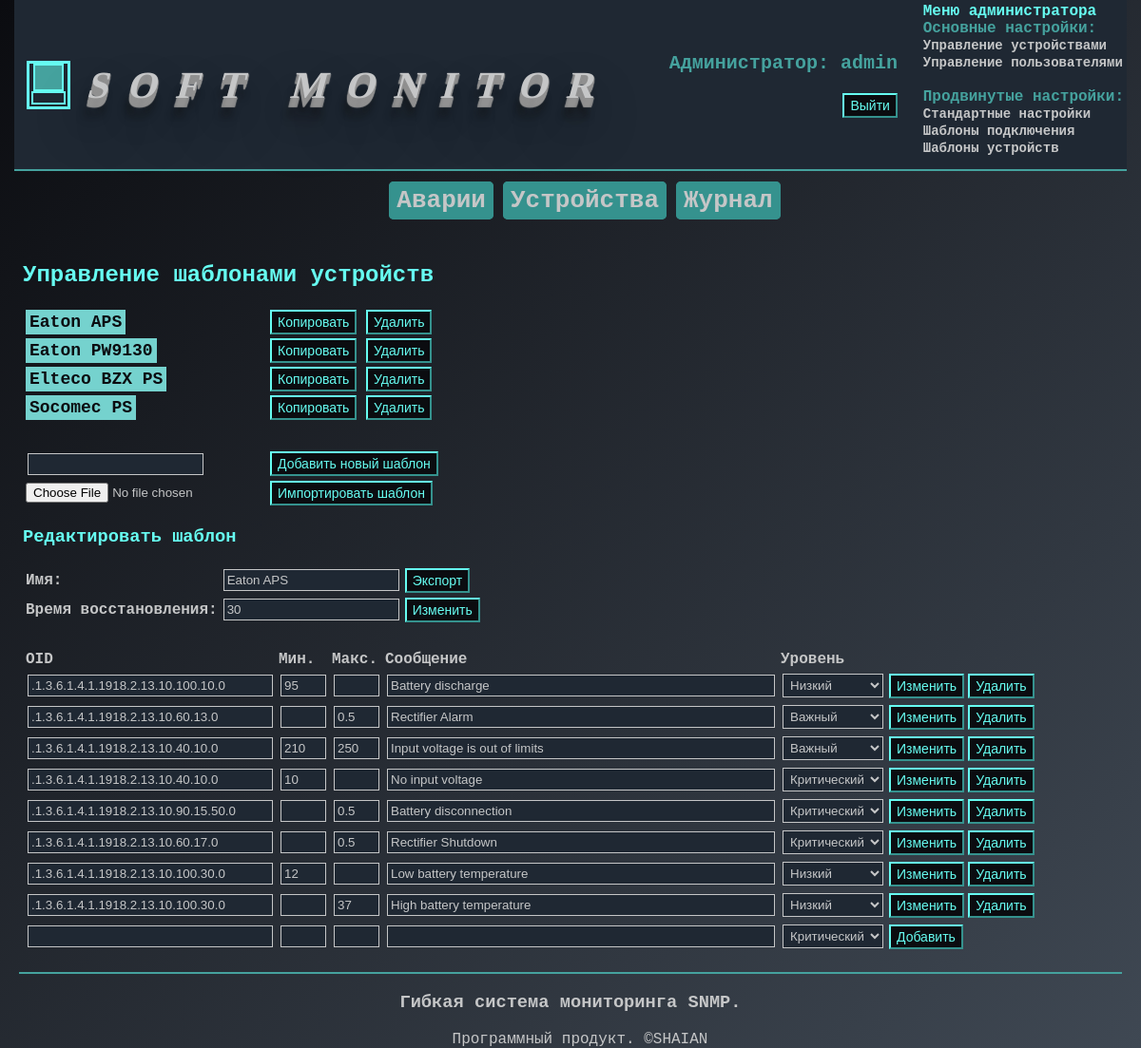
/admin/template?id=1 (signed in), run on the app's committed database.
### tables this page shows
CREATE TABLE `templates` (
  `id` int(10) UNSIGNED NOT NULL,
  `name` varchar(50) NOT NULL,
  `recover_time` int(10) UNSIGNED NOT NULL
);

CREATE TABLE `oids` (
  `id` int(10) UNSIGNED NOT NULL,
  `oid` varchar(100) NOT NULL,
  `low` VARCHAR(10) NOT NULL,
  `high` VARCHAR(10) NOT NULL,
  `message` varchar(256) NOT NULL,
  `level` INT(1) UNSIGNED NOT NULL,
  `template_id` int(10) UNSIGNED NOT NULL
);

### classes/adminrenderer.php (called while the page is built, shortened)
<?php
class AdminRenderer extends Renderer
{
    protected function view($method): string
    {
        return './pages/admin/'.$method.'.php';
    }
    public function template()
    {
        $template = new Template;
        if (isset($_GET['id'])) {
            $templ = $template->getById($_GET['id']);
        }
        $temps = $template->getAll('id, name', 'name');
        include_once $this->view(__FUNCTION__);
    }
}

### classes/service/database.php (called while the page is built, shortened)
<?php
class Database
{
    private static $connection;
    private $limit = '';
    private $main;
    private $order = '';
    private $query = '';
    private $table;
    private $where = '';
    private $pdo;
    private $charset = 'utf8';
    private $dbname;
    private $host;
    private $login;
    private $pass;
    private function __construct()
    {
        $dsn = 'mysql:dbname=' . $this->dbname . ';host=' . $this->host .
                ';charset=' . $this->charset;
        try {
            $this->pdo = new PDO($dsn, $this->login, $this->pass);
        } catch (PDOException $e) {
            echo 'Connection failure: ' . $e->getMessage();
        }
    }
    private function buildQuery(): string
    {
        if ($this->main == 'TRUNCATE') {
            return $this->query;
        } elseif ($this->main == 'SELECT') {
            return $this->query . $this->where . $this->order . $this->limit;
        } else {
            return $this->query . $this->where;
        }
    }
    private function checkQuery(string $main): void
    {
        $this->main = $main;
    }
    private static function formColumnList(string $columns): string
    {
        $cols = '';
        $columns = explode(',', $columns);
        for ($i = 0; $i < count($columns); $i++) {
            $cols .= '`' . trim($columns[$i]) . '`, ';
        }
        return substr($cols, 0, -2);
    }
    private function setSettings(): void
    {
        $this->dbname = DB_NAME;
        $this->host = DB_HOST;
        $this->login = DB_LOGIN;
        $this->pass = DB_PASS;
    }
    public static function db(): Database
    {
        if (empty(self::$connection)) {
            self::$connection = new self;
        }
        return self::$connection;
    }
    public function end(): void
    {
        $this->limit = '';
        $this->order = '';
        $this->where = '';
    }
    public function fetch(int $one = 0, $end = true, $column = PDO::FETCH_ASSOC)
    {
        $query = $this->buildQuery();
        $pdo = $this->pdo->prepare($query);
        $pdo->execute();
        if ($one === 0) {
            $res = $pdo->fetchAll($column);
        } else {
            $res = $pdo->fetch($column);
        }
        return $res;
    }
    public function order(string $column, $desc = ''): Database
    {
        $query = 'ORDER BY `' . trim($column) . '`' . $desc . ' ';
        $this->order = $query;
        return $this;
    }
    public function select(string $columns = ''): Database
    {
        $query = 'SELECT ';
        if ($columns === '') {
            $query .= '* ';
        } elseif ($columns === 'COUNT') {
            $query .= 'COUNT(*) ';
        } else {
            $query .= self::formColumnList($columns);
        }
        $query .= ' FROM ' . $this->table . ' ';
        $this->query = $query;
        return $this;
    }
    public function table(string $table): Database
    {
        $this->table = '`' . $table . '` ';
        return $this;
    }
    public function where(string $col, $val, string $compare = '', $op = 'AND'): Database
    {
        if ($this->where != '') {
            $query = $op . ' ';
        } else {
            $query = 'WHERE ';
        }
        if ($compare == '') {
            $compare = '=';
        }
        $query .= '`' . $col . '` ' . $compare . ' \'' . $val . '\' ';
        $this->where .= $query;
        return $this;
    }
}

### classes/data/dbcon_trait.php (called while the page is built, shortened)
<?php
trait Dbcon
{
    public function __construct()
    {
        $this->db = Database::db();
    }
}

### classes/data/datachanger_abs.php (called while the page is built, shortened)
<?php
abstract class Datachanger
{
    public function getAll(
            string $columns = '',
            $order = 0,
            $desc = '',
            int $limit = 0,
            int $offset = 0,
            $search = ''
            ): array
    {
        $this->db
                ->table($this->table)
                ->select($columns);
        if ($order !== 0) {
            $this->db->order($order, $desc);
        }
        return $this->db->fetch();
    }
    public function getById(int $id): array
    {
        return $this->db
                ->table($this->table)
                ->select()
                ->where('id', $id)
                ->fetch(1);
    }
}

### classes/data/template.php (called while the page is built, shortened)
<?php
class Template extends Datachanger
{
    public function getById(int $id): array
    {
        $oids = new Oid;
        $oid_list = $oids->getByTemplateId($id);
        $templates = parent::getById($id);
        $templates['oids'] = $oid_list;
        return $templates;
    }
}

### classes/data/oid.php (called while the page is built, shortened)
<?php
class Oid extends Datachanger
{
    protected $table = 'oids';
    public function getByTemplateId(int $id): array
    {
        return $this->db
                ->table($this->table)
                ->select()
                ->where('template_id', $id)
                ->fetch();
    }
}

### pages/admin/template.php (the view, shortened to what this page needs)
<div class="cols_2">
    <div>
        <h2><?= ADMIN_TEMPLATE_HEADER ?></h2>
        <table>
            <?php foreach ($temps as $t) { ?>
                <form action="./template" method="post">
                    <tr>
                        <td>
                            <a href="?id=<?= $t['id'] ?>"><?= $t['name'] ?></a>
                        </td>
                        <td>
                            <input type="submit" name="copy" value="<?= COPY_BUTTON ?>">
                            <input type="submit" name="delete_template" value="<?= DELETE_BUTTON ?>">
                        </td>
                    </tr>
                </form>
            <?php } ?>
            <form action="" method="post">
                <tr class="add">
                    <td>
                        <input type="text" name="name" required>
                    </td>
                    <td colspan="2">
                        <input type="submit" name="add_template" value="<?= ADMIN_ADD_TEMPLATE ?>">
                    </td>
                </tr>
            </form>
            <form action="" method="post" enctype="multipart/form-data">
                <tr>
                    <td>
                        <input type="file" name="tmplt" required>
                    </td>
                    <td>
                        <input type="submit" name="upload" value="<?= IMPORT_BUTTON ?>" >
                    </td>
                </tr>
            </form>
        </table>
    </div>
    <?php if (isset($_GET['id'])) { ?>
        <div>
            <h3><?= ADMIN_EDIT_TEMPLATE ?></h3>
            <table>
                <form action="" method="post">
                    <tr>
                        <th><?= WORD_NAME ?>:</th>
                        <td>
                            <input type="text" name="name" value="<?= $templ['name'] ?>" required>
                        </td>
                        <td>
                            <input type="submit" name="export" value="<?= EXPORT_BUTTON ?>">
                        </td>
                    </tr>
                    <tr>
                        <th><?= ADMIN_REC_TIME ?>:</th>
                        <td>
                            <input type="number" name="recover_time" value="<?= $templ['recover_time'] ?>" required>
                        </td>
                        <td>
                            <input type="submit" name="change" value="<?= CHANGE_BUTTON ?>">
                        </td>
                    </tr>
                    <tr><td class="space"></td></tr>
            </table>
            <table>
                <tr>
                    <th>OID</th>
                    <th><?= WORD_LOW ?></th>
                    <th><?= WORD_HIGH ?></th>
                    <th><?= WORD_MESSAGE ?></th>
                    <th><?= WORD_LEVEL ?></th>
                </tr>
                <?php foreach ($templ['oids'] as $oid) { ?>
                    <form action="" method="post">
                        <tr>
                            <td>
                                <input type="text" name="oid" value="<?= $oid['oid'] ?>" required>
                            </td>
                            <td>
                                <input type="text" name="low" value="<?= $oid['low'] ?>">
                            </td>
                            <td>
                                <input type="text" name="high" value="<?= $oid['high'] ?>">
                            </td>
                            <td>
                                <input type="text" name="message" value="<?= $oid['message'] ?>" required>
                            </td>
                            <td>
                                <select name="level">
                                    <option value="1"<?php if ($oid['level'] == 1) echo ' selected'; ?>><?= WORD_MINOR ?></option>
                                    <option value="2"<?php if ($oid['level'] == 2) echo ' selected'; ?>><?= WORD_MAJOR ?></option>
                                    <option value="3"<?php if ($oid['level'] == 3) echo ' selected'; ?>><?= WORD_CRITICAL ?></option>
                                </select>
                            </td>
                            <td>
                                <input type="submit" name="modify" value="<?= MODIFY_BUTTON ?>">
                            </td>
                            <td>
                                <input type="submit" name="delete_oid" value="<?= DELETE_BUTTON ?>">
                            </td>
                        </tr>
                    </form>
                <?php } ?>
                <form action="" method="post">
                    <tr>
                        <td>
                            <input type="text" name="oid" required>
                        </td>
                        <td>
                            <input type="text" name="low">
                        </td>
                        <td>
                            <input type="text" name="high">
                        </td>
                        <td>
                            <input type="text" name="message" required>
                        </td>
                        <td>
                            <select name="level">
                                <option value="3" selected><?= WORD_CRITICAL ?></option>
                            </select>
                        </td>
                        <td>
                            <input type="submit" name="add_oid" value="<?= ADD_BUTTON ?>">
                        </td>
                    </tr>
                </form>
            </table>
        </div>
    </div>
<?php } ?>

### data on the page
templates: name "Eaton APS", recover_time "30"
templates: name "Eaton PW9130"
templates: name "Elteco BZX PS"
templates: name "Socomec PS"
oids: oid ".1.3.6.1.4.1.1918.2.13.10.100.10.0", low "95", message "Battery discharge", level "Низкий"
oids: oid ".1.3.6.1.4.1.1918.2.13.10.60.13.0", high "0.5", message "Rectifier Alarm", level "Важный"
oids: oid ".1.3.6.1.4.1.1918.2.13.10.40.10.0", low "210", high "250", message "Input voltage is out of limits", level "Важный"
oids: oid ".1.3.6.1.4.1.1918.2.13.10.40.10.0", low "10", message "No input voltage", level "Критический"
oids: oid ".1.3.6.1.4.1.1918.2.13.10.90.15.50.0", high "0.5", message "Battery disconnection", level "Критический"
oids: oid ".1.3.6.1.4.1.1918.2.13.10.60.17.0", high "0.5", message "Rectifier Shutdown", level "Критический"
oids: oid ".1.3.6.1.4.1.1918.2.13.10.100.30.0", low "12", message "Low battery temperature", level "Низкий"
oids: oid ".1.3.6.1.4.1.1918.2.13.10.100.30.0", high "37", message "High battery temperature", level "Низкий"

### other printed values
MAIN_SITE_NAME "SOFT MONITOR"
ADMINISTRATOR_LOGGED "Администратор"
$this->login "admin"
MENU_ADMIN "Меню администратора"
MENU_BASE_SETTINGS "Основные настройки"
MENU_DEV_MANAG "Управление устройствами"
MENU_USER_MANAG "Управление пользователями"
MENU_ADV_SETTINGS "Продвинутые настройки"
MENU_DEFAULTS "Стандартные настройки"
MENU_CONN_TEMP "Шаблоны подключения"
MENU_DEV_TEMP "Шаблоны устройств"
MENU_ALARMS "Аварии"
MENU_DEVICES "Устройства"
MENU_LOG "Журнал"
ADMIN_TEMPLATE_HEADER "Управление шаблонами устройств"
